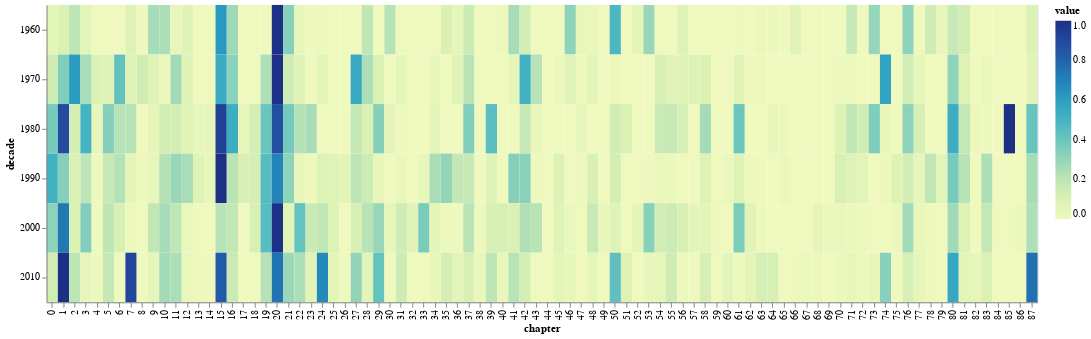

Notebook cell for this chart:
### Code cell
alt.Chart(diaMelted).mark_rect().encode(x='chapter:O', y='decade:O', color='value').properties(width=1000, height=300)

### Figure 1 — Vega-Lite specification as saved in the notebook (floating-point values rounded to 4 significant figures; data arrays with more than 128 entries replaced by an {"elided": "..."} marker saying what was removed)
{"config": {"view": {"continuousWidth": 400, "continuousHeight": 300}}, "data": {"name": "data-44eb5f36cecea844c8c52cbe31cff713"}, "mark": "rect", "encoding": {"color": {"type": "quantitative", "field": "value"}, "x": {"type": "ordinal", "field": "chapter"}, "y": {"type": "ordinal", "field": "decade"}}, "height": 300, "width": 1000, "$schema": "https://vega.github.io/schema/vega-lite/v4.8.1.json", "datasets": {"data-44eb5f36cecea844c8c52cbe31cff713": {"elided": "528 records"}}}
